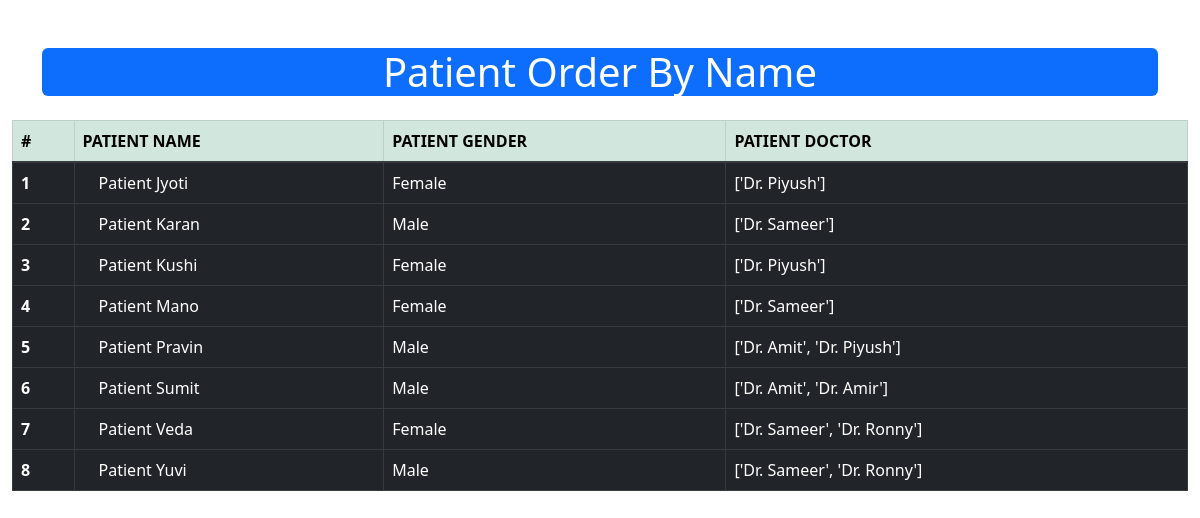
Screenshot of /patientname with the database file from the repository.
### hospital/models.py (models this page shows, shortened)
class Patient(models.Model):
    name= models.CharField(max_length=100)
    gender = models.CharField(max_length=10, choices=genderchoice)
    slug = models.SlugField(unique=True, blank=False, null=False)
    doctor = models.ManyToManyField(Doctor, related_name="patients")

### hospital/views.py (the view)
# urls.py: path("patientname", views.patient_name_filter),
def patient_name_filter(request):
    patients = PatientProxy.objects.all()
    for p in patients:
        p.doc_name = [doc.name for doc in p.doctor.all()]
    return render(request, "hospital/patient_name_filter.html", {'patients':patients})

### templates/hospital/patient_name_filter.html (shortened to what this page needs)
<!doctype html>
<html lang="en">
  <head>
    <link href="https://cdn.jsdelivr.net/npm/bootstrap@5.2.3/dist/css/bootstrap.min.css" rel="stylesheet">
  </head>
  <body>
    <div class="container mt-5">
        <div class="card-body bg-primary text-white rounded">
            <h1 class="card-title mb-0 text-center">
                Patient Order By Name
            </h1>
        </div>
    </div>
    <div class="container-fluid mt-4">
        <table class="table table-bordered">
            <thead class="table-success">
                <tr class="text-uppercase">
                    <th scope="col">#</th>
                    <th scope="col">Patient Name</th>
                    <th scope="col">Patient Gender</th>
                    <th scope="col">Patient Doctor</th>
                </tr>
            </thead>
            <tbody class="class= table table-dark table-group-divider">
                {% for patient in patients %}
                <tr>
                    <th scope="row">{{forloop.counter}}</th>
                    <td>
                       <a href="{% url 'patient-detail' patient.slug %}"></a> {{patient.name}}
                    </td>
                    <td>{{patient.gender}}</td>
                    <td>{{patient.doc_name | default:"No Doctor"}}</td>
                </tr>
                {% endfor %}
            </tbody>
        </table>
    </div>
  </body>
</html>

### rows the page displays
Patient: name "Patient Jyoti", gender "Female", doc_name "['Dr. Piyush']"
Patient: name "Patient Karan", gender "Male", doc_name "['Dr. Sameer']"
Patient: name "Patient Kushi", gender "Female", doc_name "['Dr. Piyush']"
Patient: name "Patient Mano", gender "Female", doc_name "['Dr. Sameer']"
Patient: name "Patient Pravin", gender "Male", doc_name "['Dr. Amit', 'Dr. Piyush']"
Patient: name "Patient Sumit", gender "Male", doc_name "['Dr. Amit', 'Dr. Amir']"
Patient: name "Patient Veda", gender "Female", doc_name "['Dr. Sameer', 'Dr. Ronny']"
Patient: name "Patient Yuvi", gender "Male", doc_name "['Dr. Sameer', 'Dr. Ronny']"
